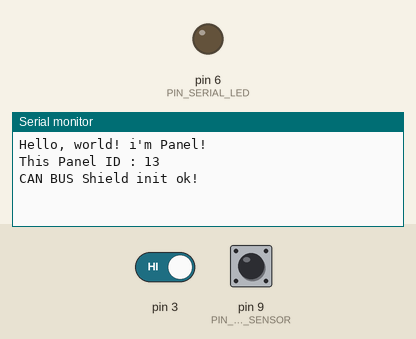
A program run on a simulated Arduino Nano, built with avr-gcc and run on an emulated ATmega328P. Parts: output pins drawn as LEDs (lit = HIGH), the last lines printed to the serial monitor. The test bench sets the inputs (shaded band); at power-on: pin 3 HIGH, pin 9 (PIN_PANEL_SENSOR) HIGH.

Above: at 1.2 s.
1.3 s: pin 3 driven LOW
At 1.8 s:
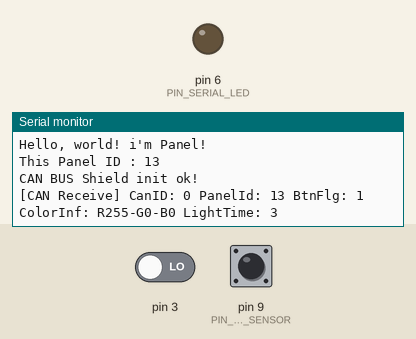
2.8 s: pin 9 (PIN_PANEL_SENSOR) pulsed LOW 2 times (0.12 s each, 0.3 s apart)
At 4.0 s:
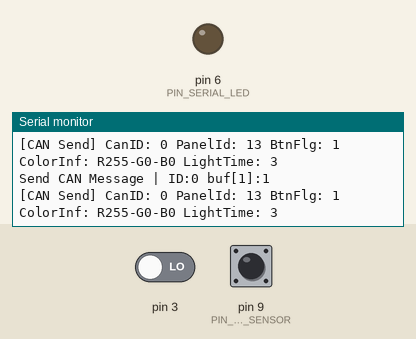

The program:

main.cpp
```cpp
/*****************************************************************************/
/**
 * @file main.cpp
 * @comments Panel基板メインモジュール
 *
 * MODIFICATION HISTORY:
 *
 * Ver   Who           Date        Changes
 * ----- ------------- ----------- --------------------------------------------
 * 0.00  drmus0715     2019/08/14  First release
 *
 ******************************************************************************/

/*****************************************************************************/
/* Include Files
******************************************************************************/
#include <Arduino.h>

// library Include
#include <SPI.h>
#include "mcp_can.h"
#include "MsTimer2.h"
#include "Adafruit_NeoPixel.h"

// User Include
#include "def_system.h"

/*****************************************************************************/
/* Constant Definitions
******************************************************************************/
// CAN
const int SPI_CS_PIN = 10;
const int CAN_INTR_NO = 1;
#define CAN_RX_TIMEOUT_CNT 64
#define MASTER_CAN_ID 0x00

// Serial LED
#define SERIAL_LED_SEND_INTERVAL_MS 100

/*****************************************************************************/
/* Variable Definitions
******************************************************************************/
// CAN
MCP_CAN CAN(SPI_CS_PIN); // Set CS to pin 10
uint32_t ulPanelId = 0x0D;
bool bCanIntrFlg = false;

// Serial LED
Adafruit_NeoPixel *pixels;

/*****************************************************************************/
/* Function Prototypes
******************************************************************************/
void vInitGpio();           // GPIO Set Mode
uint32_t ulGetPanelCanID(); // CAN ID取得

/* CAN */
bool bInitCanDriver(); // Init
// CAN Intr Function
void vCanIntrHandler();
// CAN Tx Wrapper
byte bCanSendWrapper(canCommMsg_t canMsg, uint32_t canId);
// CAN Rx
byte uCanReceiveInfo(canCommMsg_t *canMsg);

/* Serial LED */
void vSerialLedIntrHandler();

/*****************************************************************************/
/* Private Function
******************************************************************************/

/*****************************************************************************/
/**
 * setup, loop関数
 *
 * @param	##
 *
 * @return  ##
 *
 * @note		##
 *
 ******************************************************************************/
void setup() {
    // UART Setup (For Debug)
    Serial.begin(115200);
    Serial.println("Hello, world! i'm Panel!");

    // GPIO Configure
    vInitGpio();

    // CANIDを変数に格納する
    // ulCanId = ulGetPanelCanID();
    Serial.print("This Panel ID : ");
    Serial.println(ulPanelId);

    // Init Function
    bInitCanDriver();
    // todo: neopixel Init
}

void vPrintCanMsg(canCommMsg_t canMsg) {
    Serial.print("CanID: ");
    Serial.print(canMsg.ulCanId);
    Serial.print(" PanelId: ");
    Serial.print(canMsg.bPanelId);
    Serial.print(" BtnFlg: ");
    Serial.print(canMsg.bBtnFlag);
    Serial.print(" ColorInf: R");
    Serial.print(canMsg.bColorInfoR);
    Serial.print("-G");
    Serial.print(canMsg.bColorInfoG);
    Serial.print("-B");
    Serial.print(canMsg.bColorInfoB);
    Serial.print(" LightTime: ");
    Serial.println(canMsg.bLightTime);
}

bool fallingFlg = false;
void loop() {
    canCommMsg_t canMsg = {
        0,         // CanID (rcv only)
        ulPanelId, // PanelID
        255,       // R
        0,         // G
        0,         // B
        1,         // BtnFlag
        3          // LightTime
    };
    // canMsg.ulCanId = ulPanelId;

    // CAN受信
    if (bCanIntrFlg) {
        bCanIntrFlg = false;
        uCanReceiveInfo(&canMsg);
        Serial.print("[CAN Receive] ");
        vPrintCanMsg(canMsg);
    }

    // ボタン検知：CAN送信
    if (digitalRead(PIN_PANEL_SENSOR) == LOW) {
        fallingFlg = true;
    } else if ((digitalRead(PIN_PANEL_SENSOR) == HIGH) &&
               (fallingFlg == true)) {
        canMsg.bBtnFlag = 1;
        bCanSendWrapper(canMsg, MASTER_CAN_ID);
        Serial.print("[CAN Send] ");
        vPrintCanMsg(canMsg);
        fallingFlg = false;
    }
}

/*****************************************************************************/
/**
 * GPIOの初期化
 *
 * @param	##
 *
 * @return   ##
 *
 * @note		##
 *
 ******************************************************************************/
void vInitGpio() {
    // pinMode設定
    for (unsigned int i = 0; i < COUNTOF(sPinConfig); i++) {
        pinMode(sPinConfig[i].pinNo, sPinConfig[i].ioFlag);
    }
}

/*****************************************************************************/
/**
 * Can Driver 初期化
 *
 * @param	##
 *
 * @return   ##
 *
 * @note		##
 *
 ******************************************************************************/
bool bInitCanDriver() {
    if (CAN_OK ==
        CAN.begin(CAN_500KBPS, MCP_8MHz)) // init can bus : baudrate = 500k
    {
        Serial.println("CAN BUS Shield init ok!");
        CAN.init_Mask(0, 0, 0x3FF);     // todo
        CAN.init_Filt(0, 0, ulPanelId); // todo
        attachInterrupt(CAN_INTR_NO, vCanIntrHandler, FALLING);
    } else {
        Serial.println("CAN BUS Shield init fail");
        Serial.println("Init CAN BUS Shield again");
        delay(100);
        return false;
    }
    return true;
}

/*****************************************************************************/
/**
 * CAN ID取得
 *
 * @param   ##
 *
 * @return  uint32_t: CAN ID
 *
 * @note    ##
 *
 ******************************************************************************/
uint32_t ulGetPanelCanID() {
    byte buf[5] = {};

    // GPIOから値を取得
    for (int i = 0; i < 5; i++) {
        buf[i] = digitalRead(sPinConfig[i].pinNo);
        // Serial.print(sPinConfig[i].pinNo);
        // Serial.print(" pin is ");
        // Serial.println(buf[i]);
    }
    return ((buf[0] + (buf[1] << 1) + (buf[2] << 2) + (buf[3] << 3) +
             (buf[4] << 4)) &
            0b11111);
}

/*****************************************************************************/
/**
 * CANの割り込み関数
 *
 * @param	##
 *
 * @return  ##
 *
 * @note    ##
 *
 ******************************************************************************/
void vCanIntrHandler() { bCanIntrFlg = true; }

/*****************************************************************************/
/**
 * CANを受信する。
 *
 * @param	##
 *
 * @return  ##
 *
 * @note    ##
 *
 ******************************************************************************/
byte uCanReceiveInfo(canCommMsg_t *canMsg) {
    uint8_t len = 0;
    uint8_t buf[8];
    byte bStatus;

    if (CAN_MSGAVAIL == CAN.checkReceive()) { // CAN受信チェック
        // ReadData
        bStatus = CAN.readMsgBuf(&len, buf);

        // 情報格納
        canMsg->ulCanId = CAN.getCanId();
        canMsg->bPanelId = buf[0];
        canMsg->bBtnFlag = buf[1];
        canMsg->bColorInfoR = buf[2];
        canMsg->bColorInfoG = buf[3];
        canMsg->bColorInfoB = buf[4];
        canMsg->bLightTime = buf[5];
        canMsg->bStartSwFlag = buf[6];
    } else {
        bStatus = CAN_FAIL;
    }

    return bStatus;
}

/*****************************************************************************/
/**
 * CAN メッセージ送信ラッパー
 * canCommMsg_tを入力し、ESP32（ID:0x00）へ経由でCAN送信する
 *
 * @param	canMsg：送信するCANの情報
 * @param   canID：Panel固有のCAN ID
 *
 * @return  CAN_OK / CAN err各種
 *
 * @note    ##
 *
 ******************************************************************************/
byte bCanSendWrapper(canCommMsg_t canMsg, uint32_t canId) {
    byte bStatus;
    byte buf[8] = {};

    // bufの下位バイトから情報を埋めていく
    buf[0] = ulPanelId;
    buf[1] = canMsg.bBtnFlag;
    buf[2] = canMsg.bColorInfoR;
    buf[3] = canMsg.bColorInfoG;
    buf[4] = canMsg.bColorInfoB;
    buf[5] = canMsg.bLightTime;
    buf[6] = canMsg.bStartSwFlag;

    // CAN経由でメッセージを送る
    bStatus = CAN.sendMsgBuf(canId, 0, 8, buf);
    Serial.print("Send CAN Message | ID:");
    Serial.print(canId);
    Serial.print(" buf[1]:");
    Serial.println(buf[1]);

    return bStatus;
}
```

def_system.h
```cpp
/*****************************************************************************/
/**
 * @file def_system.h
 * @comments System定義／各種設定
 *
 * MODIFICATION HISTORY:
 *
 * Ver   Who           Date        Changes
 * ----- ------------- ----------- --------------------------------------------
 * 0.00  drmus0715     2019/08/14  First release
 *
 ******************************************************************************/
#ifndef SRC_DEF_SYSTEM_H
#define SRC_DEF_SYSTEM_H

/*****************************************************************************/
/* Include Files
******************************************************************************/
#include <Arduino.h>

/*****************************************************************************/
/* Macro
******************************************************************************/
#define COUNTOF(array) (sizeof(array) / sizeof(array[0]))

/*****************************************************************************/
/* TAG Definitions
******************************************************************************/

/*
 * CAN Massage Definitions
 * CAN rx, tx共通メッセージ形式
 */
typedef struct CAN_MESSAGE {
    uint32_t ulCanId;
    byte bPanelId;    // PanelID
    byte bColorInfoR; // 色情報 - R
    byte bColorInfoG; // 色情報 - G
    byte bColorInfoB; // 色情報 - B
    byte bBtnFlag;    // パネル押下許可／押下フラグ
    byte bLightTime;  // LED点灯時間
    byte bStartSwFlag;
} canCommMsg_t;

/*
 * Serial LED 情報格納構造体
 */
typedef struct SERIAL_LED_INFO {
    uint32_t ulOffTime; //消灯時間
    uint32_t ulColor;   //色情報（*.Colorクラス）
} ledInfo_t;

/*
 * Pin設定構造体定義
 */
typedef struct PIN_CONF {
    uint8_t pinNo;
    uint8_t ioFlag;
} pinConf_t;

/*****************************************************************************/
/* Constant Definitions
******************************************************************************/
// GPIO ピン定義
#define PIN_PANEL_SENSOR 9
#define PIN_SERIAL_LED 6

// GPIO ピン設定 ※順番変更禁止！！！
const pinConf_t sPinConfig[] = {
    {PIN_A0, INPUT},          {PIN_A1, INPUT}, {PIN_A2, INPUT},
    {PIN_A3, INPUT},          {PIN_A4, INPUT}, {PIN_PANEL_SENSOR, INPUT},
    {PIN_SERIAL_LED, OUTPUT},
};

/*****************************************************************************/
/* Variable Definitions
******************************************************************************/

/*****************************************************************************/
/* Function Prototypes
******************************************************************************/

#endif
```

Measured:
- after the input at 1.3 s, the serial monitor: prints a new line at once (image 1)
- after the input at 2.8 s, the serial monitor: prints a new line after 0.12 s (image 2)
